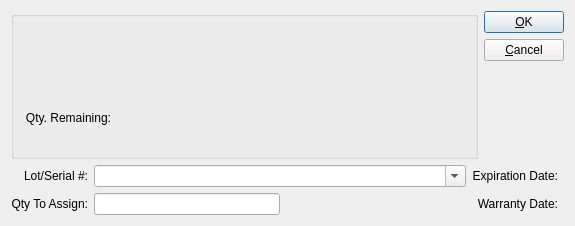
<?xml version="1.0" encoding="UTF-8"?>
<ui version="4.0">
 <comment>This file is part of the xTuple ERP: PostBooks Edition, a free and
open source Enterprise Resource Planning software suite,
Copyright (c) 1999-2010 by OpenMFG LLC, d/b/a xTuple.
It is licensed to you under the Common Public Attribution License
version 1.0, the full text of which (including xTuple-specific Exhibits)
is available at www.xtuple.com/CPAL.  By using this software, you agree
to be bound by its terms.</comment>
 <class>createLotSerial</class>
 <widget class="QDialog" name="createLotSerial">
  <property name="geometry">
   <rect>
    <x>0</x>
    <y>0</y>
    <width>575</width>
    <height>226</height>
   </rect>
  </property>
  <property name="windowTitle">
   <string>Create Lot/Serial #</string>
  </property>
  <layout class="QGridLayout" name="gridLayout">
   <item row="0" column="0" colspan="4">
    <layout class="QHBoxLayout" name="horizontalLayout_2">
     <item>
      <widget class="QGroupBox" name="_itemGroup">
       <property name="title">
        <string/>
       </property>
       <layout class="QGridLayout">
        <item row="0" column="0" colspan="3">
         <widget class="ItemCluster" name="_item">
          <property name="enabled">
           <bool>true</bool>
          </property>
         </widget>
        </item>
        <item row="1" column="0">
         <widget class="QLabel" name="_qtyRemainingLit">
          <property name="text">
           <string>Qty. Remaining:</string>
          </property>
          <property name="alignment">
           <set>Qt::AlignRight|Qt::AlignTrailing|Qt::AlignVCenter</set>
          </property>
         </widget>
        </item>
        <item row="1" column="1">
         <widget class="QLabel" name="_qtyRemaining">
          <property name="minimumSize">
           <size>
            <width>80</width>
            <height>0</height>
           </size>
          </property>
          <property name="text">
           <string/>
          </property>
          <property name="alignment">
           <set>Qt::AlignRight|Qt::AlignTrailing|Qt::AlignVCenter</set>
          </property>
         </widget>
        </item>
        <item row="1" column="2">
         <spacer>
          <property name="orientation">
           <enum>Qt::Horizontal</enum>
          </property>
          <property name="sizeHint" stdset="0">
           <size>
            <width>40</width>
            <height>20</height>
           </size>
          </property>
         </spacer>
        </item>
       </layout>
      </widget>
     </item>
     <item>
      <layout class="QVBoxLayout">
       <property name="spacing">
        <number>0</number>
       </property>
       <item>
        <layout class="QVBoxLayout">
         <item>
          <widget class="QPushButton" name="_assign">
           <property name="text">
            <string>&amp;OK</string>
           </property>
           <property name="autoDefault">
            <bool>true</bool>
           </property>
           <property name="default">
            <bool>true</bool>
           </property>
          </widget>
         </item>
         <item>
          <widget class="QPushButton" name="_close">
           <property name="text">
            <string>&amp;Cancel</string>
           </property>
          </widget>
         </item>
        </layout>
       </item>
       <item>
        <spacer>
         <property name="orientation">
          <enum>Qt::Vertical</enum>
         </property>
         <property name="sizeType">
          <enum>QSizePolicy::Expanding</enum>
         </property>
         <property name="sizeHint" stdset="0">
          <size>
           <width>20</width>
           <height>0</height>
          </size>
         </property>
        </spacer>
       </item>
      </layout>
     </item>
    </layout>
   </item>
   <item row="1" column="0">
    <widget class="QLabel" name="_lotSerialLit">
     <property name="text">
      <string>Lot/Serial #:</string>
     </property>
     <property name="alignment">
      <set>Qt::AlignRight|Qt::AlignTrailing|Qt::AlignVCenter</set>
     </property>
    </widget>
   </item>
   <item row="1" column="1">
    <widget class="XComboBox" name="_lotSerial">
     <property name="editable">
      <bool>true</bool>
     </property>
    </widget>
   </item>
   <item row="1" column="2">
    <widget class="QLabel" name="_expirationDateLit">
     <property name="text">
      <string>Expiration Date:</string>
     </property>
     <property name="alignment">
      <set>Qt::AlignRight|Qt::AlignTrailing|Qt::AlignVCenter</set>
     </property>
    </widget>
   </item>
   <item row="1" column="3">
    <widget class="DLineEdit" name="_expiration"/>
   </item>
   <item row="2" column="0">
    <widget class="QLabel" name="_qtyToAssignLit">
     <property name="text">
      <string>Qty To Assign:</string>
     </property>
     <property name="alignment">
      <set>Qt::AlignRight|Qt::AlignTrailing|Qt::AlignVCenter</set>
     </property>
    </widget>
   </item>
   <item row="2" column="1">
    <layout class="QHBoxLayout" name="horizontalLayout">
     <item>
      <widget class="XLineEdit" name="_qtyToAssign"/>
     </item>
     <item>
      <spacer name="horizontalSpacer">
       <property name="orientation">
        <enum>Qt::Horizontal</enum>
       </property>
       <property name="sizeHint" stdset="0">
        <size>
         <width>40</width>
         <height>20</height>
        </size>
       </property>
      </spacer>
     </item>
    </layout>
   </item>
   <item row="2" column="2">
    <widget class="QLabel" name="_warrantyDateLit">
     <property name="text">
      <string>Warranty Date:</string>
     </property>
     <property name="alignment">
      <set>Qt::AlignRight|Qt::AlignTrailing|Qt::AlignVCenter</set>
     </property>
    </widget>
   </item>
   <item row="2" column="3">
    <widget class="DLineEdit" name="_warranty"/>
   </item>
  </layout>
 </widget>
 <layoutdefault spacing="6" margin="11"/>
 <pixmapfunction>qPixmapFromMimeSource</pixmapfunction>
 <customwidgets>
  <customwidget>
   <class>DLineEdit</class>
   <extends>QWidget</extends>
   <header>datecluster.h</header>
   <container>1</container>
  </customwidget>
  <customwidget>
   <class>ItemCluster</class>
   <extends>QWidget</extends>
   <header>itemcluster.h</header>
  </customwidget>
  <customwidget>
   <class>XComboBox</class>
   <extends>QComboBox</extends>
   <header>xcombobox.h</header>
  </customwidget>
  <customwidget>
   <class>XLineEdit</class>
   <extends>QLineEdit</extends>
   <header>xlineedit.h</header>
  </customwidget>
 </customwidgets>
 <tabstops>
  <tabstop>_lotSerial</tabstop>
  <tabstop>_qtyToAssign</tabstop>
  <tabstop>_expiration</tabstop>
  <tabstop>_warranty</tabstop>
  <tabstop>_close</tabstop>
 </tabstops>
 <resources/>
 <connections>
  <connection>
   <sender>_close</sender>
   <signal>clicked()</signal>
   <receiver>createLotSerial</receiver>
   <slot>reject()</slot>
   <hints>
    <hint type="sourcelabel">
     <x>20</x>
     <y>20</y>
    </hint>
    <hint type="destinationlabel">
     <x>20</x>
     <y>20</y>
    </hint>
   </hints>
  </connection>
 </connections>
</ui>
